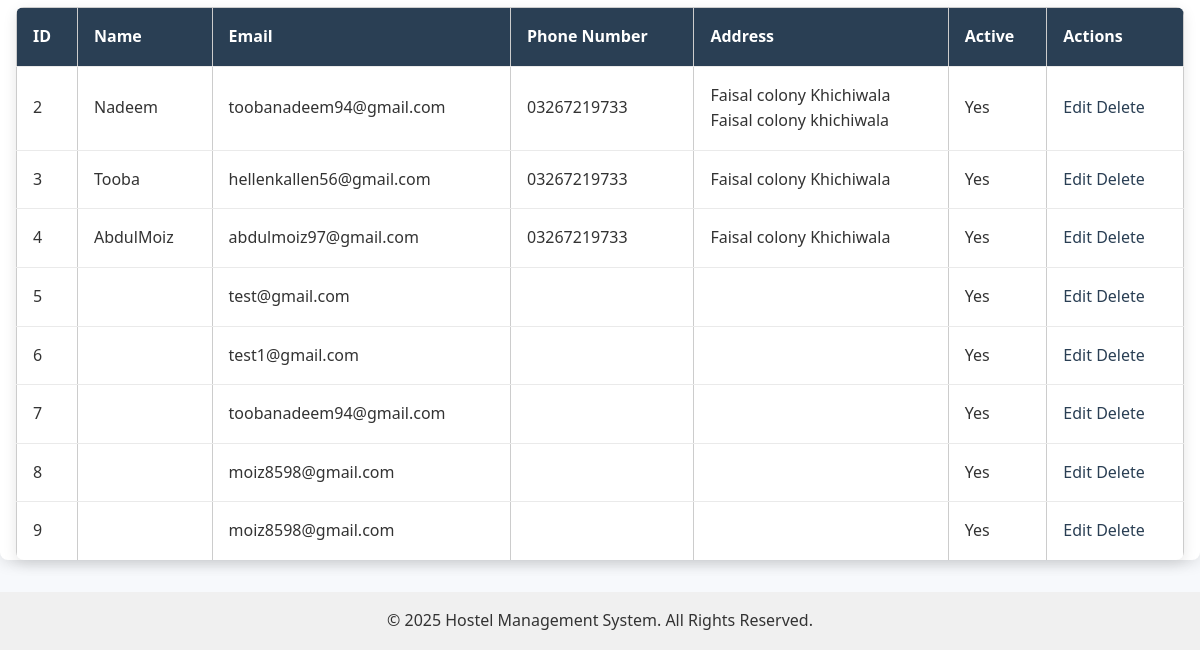
The page /manage_hostel_owners/ (lower part) on the database as committed earlier.
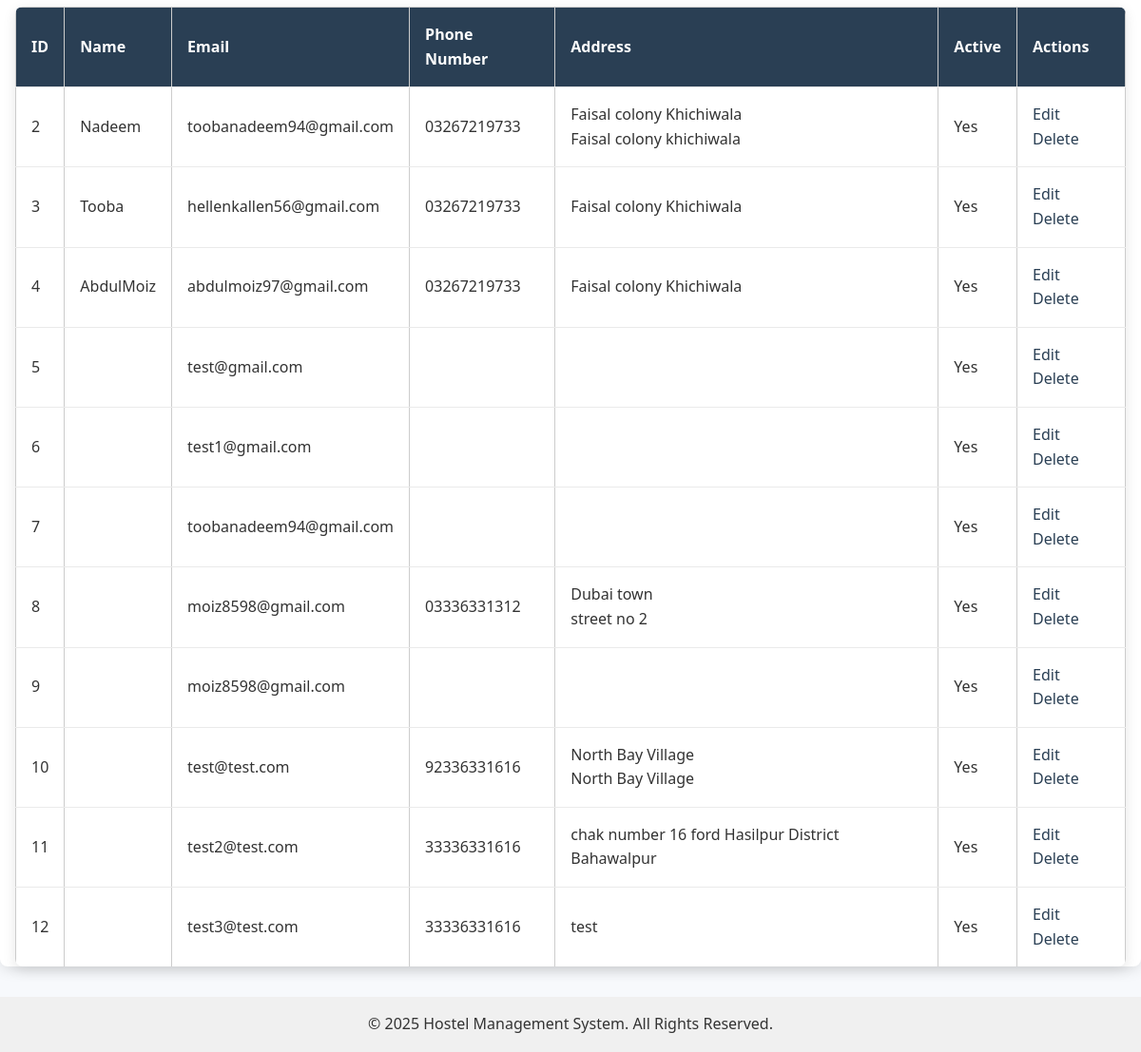
The same page on the database as committed later.
### members/models.py (models this page shows, shortened)
class HostelOwner(AbstractUser):
    name = models.CharField(max_length=100, blank=True)
    phone_number = models.CharField(max_length=15)
    address = models.TextField()
    is_active = models.BooleanField(default=True)
    created_at = models.DateTimeField(auto_now_add=True)
    updated_at = models.DateTimeField(auto_now=True)
    groups = models.ManyToManyField(
        Group,
        related_name='hostelowner_set',
        blank=True,
        help_text='The groups this user belongs to.',
        verbose_name='groups',
    )
    user_permissions = models.ManyToManyField(
        Permission,
        related_name='hostelowner_set',
        blank=True,
        help_text='Specific permissions for this user.',
        verbose_name='user permissions',
    )

### members/views.py (the view, shortened to what this page needs)
# urls.py: path('manage_hostel_owners/', manage_hostel_owners, name='manage_hostel_owners'),
@require_http_methods(["GET", "POST"])
def manage_hostel_owners(request):
    hostel_owners = HostelOwner.objects.all().order_by('id')
    context = {
        'hostel_owners': hostel_owners,
    }
    return render(request, 'manage_hostel_owners.html', context)

### members/templates/manage_hostel_owners.html (shortened to what this page needs)
{% extends 'base.html' %}
{% block content %}
<div class="section-container">
    <table class="data-table">
        <thead>
            <tr>
                <th>ID</th>
                <th>Name</th>
                <th>Email</th>
                <th>Phone Number</th>
                <th>Address</th>
                <th>Active</th>
                <th>Actions</th>
            </tr>
        </thead>
        <tbody>
            {% for owner in hostel_owners %}
            <tr>
                <td>{{ owner.id }}</td>
                <td>{{ owner.name }}</td>
                <td>{{ owner.email }}</td>
                <td>{{ owner.phone_number }}</td>
                <td>{{ owner.address|linebreaksbr }}</td>
                <td>{{ owner.is_active|yesno:"Yes,No" }}</td>
                <td>
                    <a href="{% url 'edit_hostel_owner' owner.id %}" class="action-link">Edit</a>
                    <a href="{% url 'delete_hostel_owner' owner.id %}" class="action-link delete">Delete</a>
                </td>
            </tr>
            {% empty %}
            <tr>
                <td colspan="7">No hostel owners found.</td>
            </tr>
            {% endfor %}
        </tbody>
    </table>
</div>
{% endblock %}

### members/templates/base.html (shortened to what this page needs)
{% load static %}
<!DOCTYPE html>
<html lang="en">
<head>
    <link rel="stylesheet" href="{% static 'css/user_side.css' %}">
    <link rel="stylesheet" href="{% static 'css/enhanced_style.css' %}">
    <link rel="stylesheet" type="text/css" href="https://cdn.jsdelivr.net/npm/toastify-js/src/toastify.min.css">
</head>
<body>
    <div class="container">
        {% block content %}{% endblock %}
    </div>
    <footer style="background-color: #f0f0f0; padding: 1rem; text-align: center; margin-top: 2rem;">
        &copy; {% now "Y" %} Hostel Management System. All Rights Reserved.
    </footer>
</body>
</html>

### members/static/css/user_side.css (style rules this page uses)
body { font-family: 'Segoe UI', Tahoma, Geneva, Verdana, sans-serif; background-color: #f7f9fc; margin: 0; padding: 0; color: #333; }
.container { max-width: 800px; margin: 3rem auto; background: white; padding: 2rem; border-radius: 8px; box-shadow: 0 4px 14px rgba(0, 0, 0, 0.1); }
table { width: 100%; border-collapse: collapse; margin-top: 2rem; }
th, td { border: 1px solid #ccc; padding: 0.75rem; text-align: left; }
th { background-color: #2a3f54; color: white; }
a { color: #2a3f54; text-decoration: none; }
footer { background-color: #f0f0f0; padding: 1rem; text-align: center; margin-top: 2rem; }

### members/static/css/enhanced_style.css (style rules this page uses)
body { font-family: 'Segoe UI', Tahoma, Geneva, Verdana, sans-serif; background-color: #f7f9fc; margin: 0; padding: 0; color: #333; line-height: 1.6; }
.container { max-width: 1200px; margin: 2rem auto; padding: 0 1rem; }
table { width: 100%; border-collapse: collapse; margin: 2rem 0; background-color: white; box-shadow: 0 4px 14px rgba(0, 0, 0, 0.1); border-radius: 8px; overflow: hidden; }
th, td { padding: 1rem; text-align: left; border-bottom: 1px solid #eaeaea; }
th { background-color: #2a3f54; color: white; font-weight: 600; }
tr:last-child td { border-bottom: none; }

Rows that differ between the two databases and show on the page:
changed HostelOwner id 8: phone_number (not shown) → "03336331312"; address (not shown) → "Dubai town street no 2"
added HostelOwner: id "10", email "test@test.com", phone_number "92336331616", address "North Bay Village North Bay Village", is_active "Yes"
added HostelOwner: id "11", email "test2@test.com", phone_number "33336331616", address "chak number 16 ford Hasilpur District Bahawalpur", is_active "Yes"
added HostelOwner: id "12", email "test3@test.com", phone_number "33336331616", address "test", is_active "Yes"
